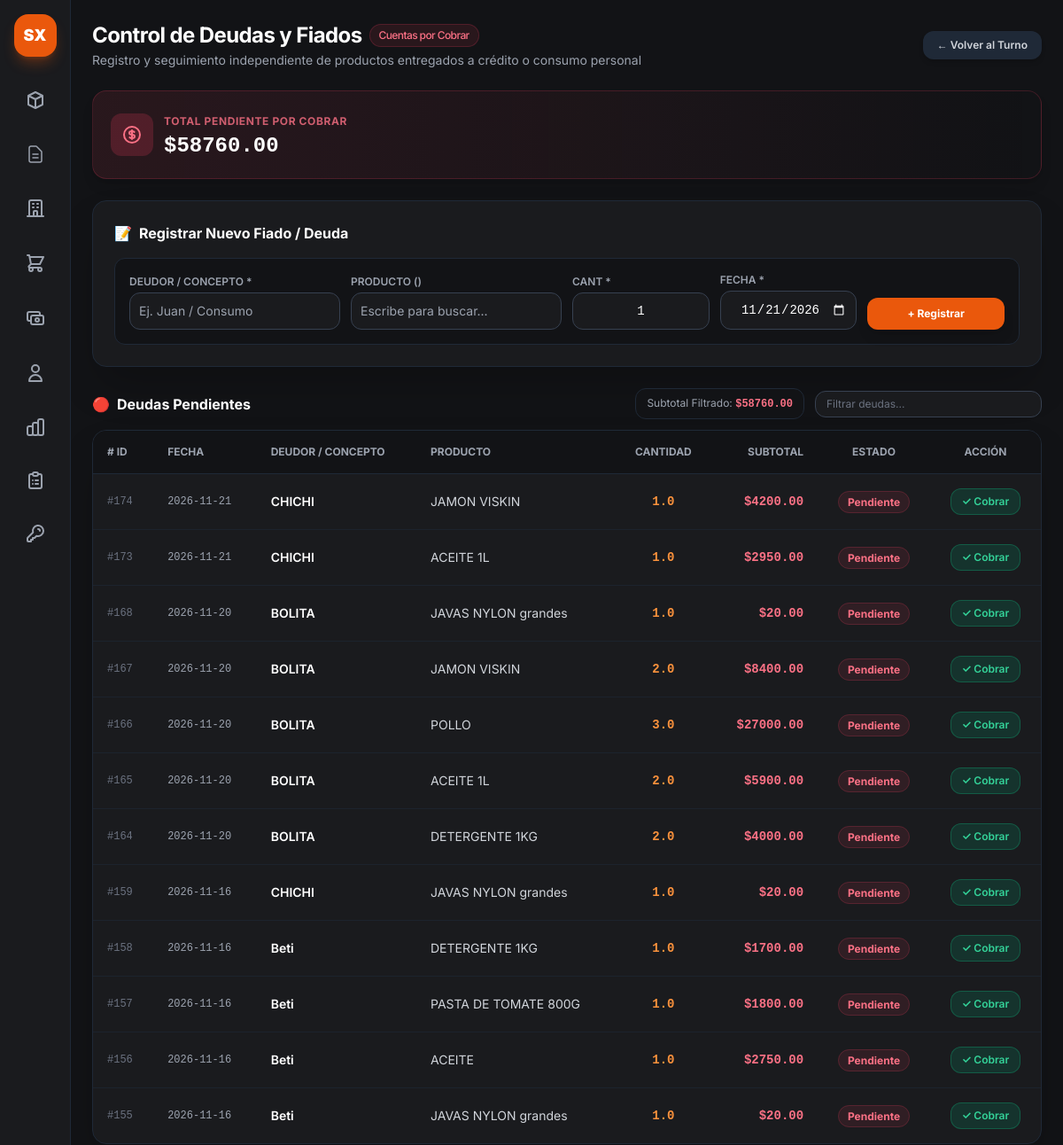
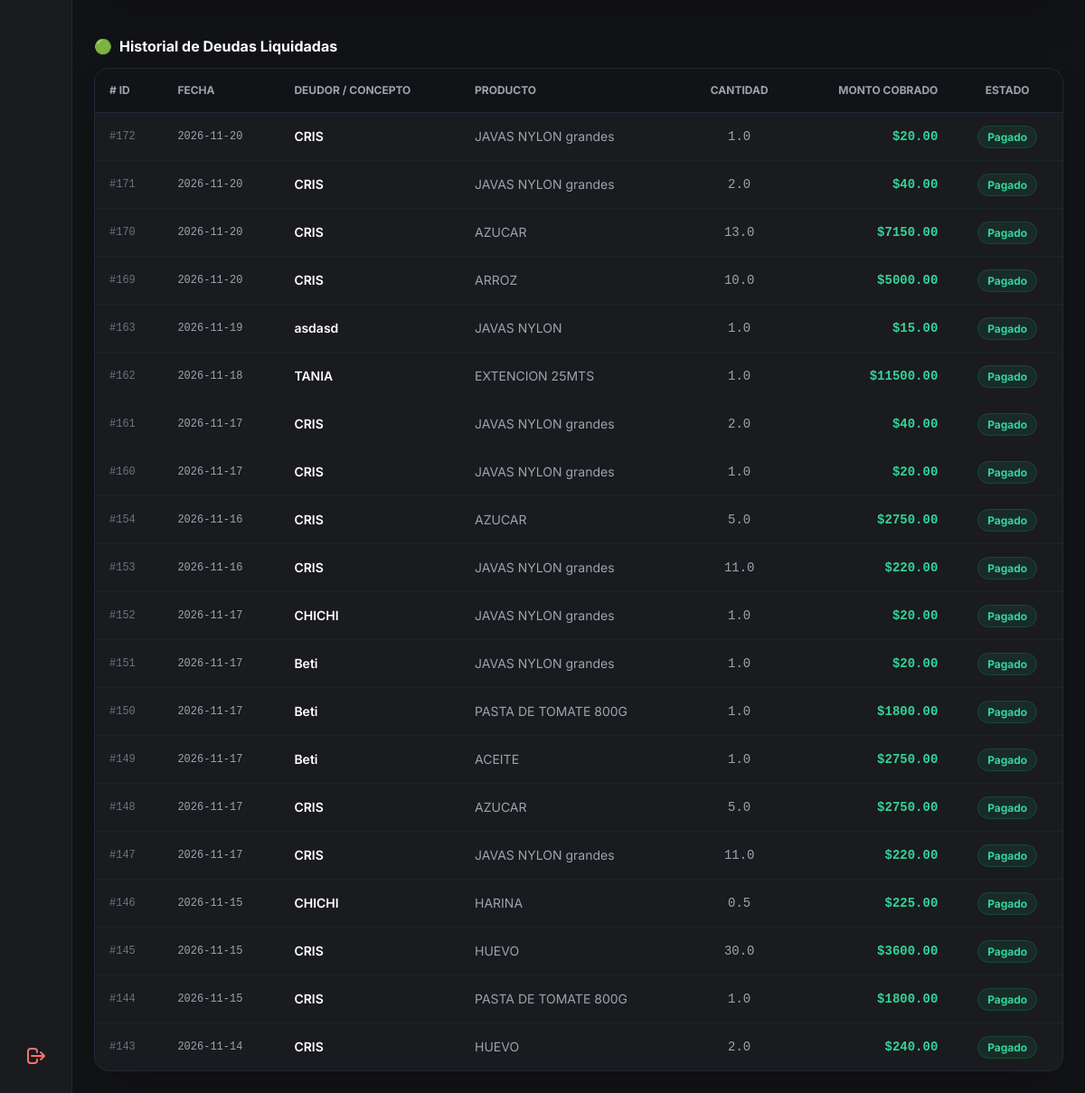
The app's page /deudas (signed in) with its own data (2 pictures, top to bottom).
### app.py (models this page shows)
class DeudaCierre(db.Model):
    __tablename__ = 'deudas_cierre'
    id = db.Column(db.Integer, primary_key=True)
    cierre_id = db.Column(db.Integer, db.ForeignKey('cierres_dia.id'), nullable=True)
    producto_id = db.Column(db.Integer, db.ForeignKey('productos.id'), nullable=True)
    producto_nombre = db.Column(db.String(100), nullable=True)
    concepto = db.Column(db.String(150), nullable=False)
    cantidad = db.Column(db.Float, default=1.0)
    subtotal = db.Column(db.Float, default=0.0)
    estado = db.Column(db.String(20), default='pendiente')
    fecha = db.Column(db.DateTime, default=datetime.now)
    producto = db.relationship('Producto', backref='deudas_cierre')

### app.py (the view)
@app.route('/deudas')
def vista_deudas():
    if 'user' not in session:
        return redirect(url_for('login'))
    productos = Producto.query.filter(or_(Producto.activo == True, Producto.activo.is_(None))).all()
    deudas_pendientes = DeudaCierre.query.filter_by(estado='pendiente').order_by(DeudaCierre.id.desc()).all()
    deudas_cobradas = DeudaCierre.query.filter_by(estado='pagado').order_by(DeudaCierre.id.desc()).limit(20).all()
    total_pendiente = sum(d.subtotal for d in deudas_pendientes if d.subtotal)
    return render_template(
        'deudas.html',
        productos=productos,
        deudas=deudas_pendientes,
        historial=deudas_cobradas,
        total_pendiente=total_pendiente
    )

### app.py (called while the page is built)
@app.context_processor
def inject_today():
    return {'hoy': date.today()}

### templates/deudas.html (shortened to what this page needs)
{% extends "base.html" %}
{% block content %}
<main class="p-6 space-y-6 flex-1 overflow-y-auto">
    <header class="flex flex-col sm:flex-row sm:items-center justify-between gap-4">
        <div>
            <h1 class="text-2xl font-bold text-white tracking-tight flex items-center gap-2">
                Control de Deudas y Fiados
                <span class="text-xs font-medium px-2.5 py-1 rounded-full bg-rose-500/10 text-rose-400 border border-rose-500/20">
                    Cuentas por Cobrar
                </span>
            </h1>
            <p class="text-sm text-gray-400 mt-0.5">
                Registro y seguimiento independiente de productos entregados a crédito o consumo personal
            </p>
        </div>
        <div class="flex items-center gap-3">
            <a href="{{ url_for('vista_cierre') }}" class="px-4 py-2 bg-gray-800 hover:bg-gray-700 text-gray-300 font-semibold rounded-xl text-xs transition flex items-center gap-1.5 shadow-md">
                <span>← Volver al Turno</span>
            </a>
        </div>
    </header>
    <div class="bg-gradient-to-r from-rose-500/10 via-rose-500/5 to-transparent border border-rose-500/20 rounded-2xl p-5 flex items-center justify-between shadow-lg">
        <div class="flex items-center gap-3">
            <div class="p-3 bg-rose-500/20 text-rose-400 rounded-xl">
            </div>
            <div>
                <span class="text-xs uppercase font-bold text-rose-400/80 tracking-wider">Total Pendiente por Cobrar</span>
                <p class="text-2xl font-black text-white font-mono mt-0.5">${{ "%.2f"|format(total_pendiente) }}</p>
            </div>
        </div>
    </div>
    <div class="bg-[#1a1b1e] border border-gray-800 rounded-2xl p-6 shadow-2xl space-y-4">
        <h2 class="text-base font-bold text-white flex items-center gap-2">
            <span>📝</span> Registrar Nuevo Fiado / Deuda
        </h2>
        <form action="{{ url_for('guardar_deuda') }}" method="POST" class="grid grid-cols-1 sm:grid-cols-12 gap-3 items-end bg-[#121316] p-4 rounded-xl border border-gray-800 text-sm">
            <div class="sm:col-span-3">
                <label class="block text-xs font-semibold text-gray-400 uppercase mb-1">Deudor / Concepto *</label>
                <input type="text" name="concepto" required placeholder="Ej. Juan / Consumo"
                    class="w-full bg-[#1a1b1e] border border-gray-700 rounded-xl p-2.5 text-white focus:border-orange-500 focus:outline-none">
            </div>
            <div class="sm:col-span-3">
                <label class="block text-xs font-semibold text-gray-400 uppercase mb-1">Producto ()</label>
                <input type="text" id="input-producto-busqueda" list="lista-productos-deudas" placeholder="Escribe para buscar..."
                    class="w-full bg-[#1a1b1e] border border-gray-700 rounded-xl p-2.5 text-white focus:border-orange-500 focus:outline-none">
            </div>
            <div class="sm:col-span-2">
                <label class="block text-xs font-semibold text-gray-400 uppercase mb-1">Cant *</label>
                <input type="number" name="cantidad" step="any" min="0.01" value="1" required
                    class="w-full bg-[#1a1b1e] border border-gray-700 rounded-xl p-2.5 text-white text-center font-mono focus:border-orange-500 focus:outline-none">
            </div>
            <div class="sm:col-span-2">
                <label class="block text-xs font-semibold text-gray-400 uppercase mb-1">Fecha *</label>
                <input type="date" id="fecha-deuda" name="fecha" required
                    class="w-full bg-[#1a1b1e] border border-gray-700 rounded-xl p-2.5 text-white text-center font-mono focus:border-orange-500 focus:outline-none [color-scheme:dark]">
            </div>
            <div class="sm:col-span-2">
                <button type="submit"
                    class="w-full py-2.5 bg-orange-600 hover:bg-orange-500 text-white font-bold rounded-xl text-xs transition shadow-lg active:scale-95">
                    + Registrar
                </button>
            </div>
        </form>
    </div>
    <div class="space-y-3">
        <div class="flex flex-col sm:flex-row sm:items-center justify-between gap-3">
            <h3 class="text-base font-bold text-white flex items-center gap-2">
                <span>🔴</span> Deudas Pendientes
            </h3>
            <div class="flex items-center gap-3">
                <div class="text-xs text-gray-400 bg-[#121316] border border-gray-800 px-3 py-2 rounded-xl">
                    Subtotal Filtrado: <span id="subtotal-filtrado" class="font-mono font-bold text-rose-400">$0.00</span>
                </div>
                <div class="relative">
                    <input type="text" id="buscador-deudas" placeholder="Filtrar deudas..."
                        class="bg-[#1a1b1e] border border-gray-700 rounded-xl px-3 py-1.5 text-xs text-white placeholder-gray-500 focus:border-orange-500 focus:outline-none w-48 sm:w-64">
                </div>
            </div>
        </div>
        <div class="bg-[#1a1b1e] border border-gray-800 rounded-2xl overflow-hidden shadow-2xl">
            <div class="overflow-x-auto">
                <table class="w-full text-left border-collapse text-sm">
                    <thead>
                        <tr class="bg-[#121316] border-b border-gray-800 text-xs font-semibold text-gray-400 uppercase">
                            <th class="p-4"># ID</th>
                            <th class="p-4">Fecha</th>
                            <th class="p-4">Deudor / Concepto</th>
                            <th class="p-4">Producto</th>
                            <th class="p-4 text-center">Cantidad</th>
                            <th class="p-4 text-right">Subtotal</th>
                            <th class="p-4 text-center">Estado</th>
                            <th class="p-4 text-center">Acción</th>
                        </tr>
                    </thead>
                    <tbody id="tabla-deudas-body" class="divide-y divide-gray-800/60 text-gray-300">
                        {% for d in deudas %}
                        <tr class="hover:bg-gray-800/30 fila-deuda" data-subtotal="{{ d.subtotal }}">
                            <td class="p-4 font-mono text-xs text-gray-500">#{{ d.id }}</td>
                            <td class="p-4 text-xs font-mono text-gray-400">
                                {{ d.fecha.strftime('%Y-%m-%d') if d.fecha else 'N/A' }}
                            </td>
                            <td class="p-4 font-semibold text-white">{{ d.concepto }}</td>
                            <td class="p-4 text-gray-300">
                                {% if d.producto_nombre %}
                                    {{ d.producto_nombre }}
                                {% else %}
                                    <span class="text-xs text-gray-500 italic">Sin producto asociado</span>
                                {% endif %}
                            </td>
                            <td class="p-4 text-center font-mono text-orange-400 font-bold">{{ d.cantidad }}</td>
                            <td class="p-4 text-right font-mono font-bold text-rose-400 valor-subtotal">
                                ${{ "%.2f"|format(d.subtotal) }}
                            </td>
                            <td class="p-4 text-center">
                                <span class="px-2.5 py-1 rounded-full text-xs font-bold bg-rose-500/10 text-rose-400 border border-rose-500/20">
                                    {{ d.estado|capitalize }}
                                </span>
                            </td>
                            <td class="p-4 text-center">
                                <form action="{{ url_for('cobrar_deuda', id=d.id) }}" method="POST">
                                    <button type="submit" onclick="return confirm('¿Marcar la deuda de \'{{ d.concepto }}\' como totalmente cobrada?');"
                                        class="px-3 py-1.5 bg-emerald-600/20 hover:bg-emerald-600 text-emerald-400 hover:text-white border border-emerald-500/30 rounded-xl text-xs font-semibold transition active:scale-95 inline-flex items-center gap-1">
                                        ✓ Cobrar
                                    </button>
                                </form>
                            </td>
                        </tr>
                        {% else %}
                        <tr id="fila-vacia-tabla">
                            <td colspan="8" class="p-8 text-center text-gray-500 italic">No hay deudas o fiados pendientes registrados.</td>
                        </tr>
                        {% endfor %}
                    </tbody>
                </table>
            </div>
        </div>
    </div>
    <div class="space-y-3 pt-4">
        <h3 class="text-base font-bold text-white flex items-center gap-2">
            <span>🟢</span> Historial de Deudas Liquidadas
        </h3>
        <div class="bg-[#1a1b1e] border border-gray-800 rounded-2xl overflow-hidden shadow-2xl">
            <div class="overflow-x-auto">
                <table class="w-full text-left border-collapse text-sm">
                    <thead>
                        <tr class="bg-[#121316] border-b border-gray-800 text-xs font-semibold text-gray-400 uppercase">
                            <th class="p-4"># ID</th>
                            <th class="p-4">Fecha</th>
                            <th class="p-4">Deudor / Concepto</th>
                            <th class="p-4">Producto</th>
                            <th class="p-4 text-center">Cantidad</th>
                            <th class="p-4 text-right">Monto Cobrado</th>
                            <th class="p-4 text-center">Estado</th>
                        </tr>
                    </thead>
                    <tbody class="divide-y divide-gray-800/60 text-gray-300">
                        {% for h in historial %}
                        <tr class="hover:bg-gray-800/30">
                            <td class="p-4 font-mono text-xs text-gray-500">#{{ h.id }}</td>
                            <td class="p-4 text-xs font-mono text-gray-400">
                                {{ h.fecha.strftime('%Y-%m-%d') if h.fecha else 'N/A' }}
                            </td>
                            <td class="p-4 font-semibold text-white">{{ h.concepto }}</td>
                            <td class="p-4 text-gray-400">{{ h.producto_nombre or 'Sin producto' }}</td>
                            <td class="p-4 text-center font-mono text-gray-400">{{ h.cantidad }}</td>
                            <td class="p-4 text-right font-mono font-bold text-emerald-400">
                                ${{ "%.2f"|format(h.subtotal) }}
                            </td>
                            <td class="p-4 text-center">
                                <span class="px-2.5 py-1 rounded-full text-xs font-bold bg-emerald-500/10 text-emerald-400 border border-emerald-500/20">
                                    {{ h.estado|capitalize }}
                                </span>
                            </td>
                        </tr>
                        {% else %}
                        <tr>
                            <td colspan="7" class="p-6 text-center text-gray-500 italic">No se registran cobros previos en el historial.</td>
                        </tr>
                        {% endfor %}
                    </tbody>
                </table>
            </div>
        </div>
    </div>
</main>
{% endblock %}

### static/css/style.css (style rules this page uses)
body { font-family: 'Inter', sans-serif; }
input[type=number] { -moz-appearance: textfield; }

### records on screen
DeudaCierre: id "174", fecha "2026-11-21", concepto "CHICHI", producto_nombre "JAMON VISKIN", cantidad "1.0", subtotal "4200.00", estado "Pendiente"
DeudaCierre: id "173", fecha "2026-11-21", concepto "CHICHI", producto_nombre "ACEITE 1L", cantidad "1.0", subtotal "2950.00", estado "Pendiente"
DeudaCierre: id "168", fecha "2026-11-20", concepto "BOLITA", producto_nombre "JAVAS NYLON grandes", cantidad "1.0", subtotal "20.00", estado "Pendiente"
DeudaCierre: id "167", fecha "2026-11-20", concepto "BOLITA", producto_nombre "JAMON VISKIN", cantidad "2.0", subtotal "8400.00", estado "Pendiente"
DeudaCierre: id "166", fecha "2026-11-20", concepto "BOLITA", producto_nombre "POLLO", cantidad "3.0", subtotal "27000.00", estado "Pendiente"
DeudaCierre: id "165", fecha "2026-11-20", concepto "BOLITA", producto_nombre "ACEITE 1L", cantidad "2.0", subtotal "5900.00", estado "Pendiente"
DeudaCierre: id "164", fecha "2026-11-20", concepto "BOLITA", producto_nombre "DETERGENTE 1KG", cantidad "2.0", subtotal "4000.00", estado "Pendiente"
DeudaCierre: id "159", fecha "2026-11-16", concepto "CHICHI", producto_nombre "JAVAS NYLON grandes", cantidad "1.0", subtotal "20.00", estado "Pendiente"
DeudaCierre: id "158", fecha "2026-11-16", concepto "Beti", producto_nombre "DETERGENTE 1KG", cantidad "1.0", subtotal "1700.00", estado "Pendiente"
DeudaCierre: id "157", fecha "2026-11-16", concepto "Beti", producto_nombre "PASTA DE TOMATE 800G", cantidad "1.0", subtotal "1800.00", estado "Pendiente"
DeudaCierre: id "156", fecha "2026-11-16", concepto "Beti", producto_nombre "ACEITE", cantidad "1.0", subtotal "2750.00", estado "Pendiente"
DeudaCierre: id "155", fecha "2026-11-16", concepto "Beti", producto_nombre "JAVAS NYLON grandes", cantidad "1.0", subtotal "20.00", estado "Pendiente"
DeudaCierre: id "172", fecha "2026-11-20", concepto "CRIS", producto_nombre "JAVAS NYLON grandes", cantidad "1.0", subtotal "20.00", estado "Pagado"
DeudaCierre: id "171", fecha "2026-11-20", concepto "CRIS", producto_nombre "JAVAS NYLON grandes", cantidad "2.0", subtotal "40.00", estado "Pagado"
DeudaCierre: id "170", fecha "2026-11-20", concepto "CRIS", producto_nombre "AZUCAR", cantidad "13.0", subtotal "7150.00", estado "Pagado"
DeudaCierre: id "169", fecha "2026-11-20", concepto "CRIS", producto_nombre "ARROZ", cantidad "10.0", subtotal "5000.00", estado "Pagado"
DeudaCierre: id "163", fecha "2026-11-19", concepto "asdasd", producto_nombre "JAVAS NYLON", cantidad "1.0", subtotal "15.00", estado "Pagado"
DeudaCierre: id "162", fecha "2026-11-18", concepto "TANIA", producto_nombre "EXTENCION 25MTS", cantidad "1.0", subtotal "11500.00", estado "Pagado"
DeudaCierre: id "161", fecha "2026-11-17", concepto "CRIS", producto_nombre "JAVAS NYLON grandes", cantidad "2.0", subtotal "40.00", estado "Pagado"
DeudaCierre: id "160", fecha "2026-11-17", concepto "CRIS", producto_nombre "JAVAS NYLON grandes", cantidad "1.0", subtotal "20.00", estado "Pagado"
DeudaCierre: id "154", fecha "2026-11-16", concepto "CRIS", producto_nombre "AZUCAR", cantidad "5.0", subtotal "2750.00", estado "Pagado"
DeudaCierre: id "153", fecha "2026-11-16", concepto "CRIS", producto_nombre "JAVAS NYLON grandes", cantidad "11.0", subtotal "220.00", estado "Pagado"
DeudaCierre: id "152", fecha "2026-11-17", concepto "CHICHI", producto_nombre "JAVAS NYLON grandes", cantidad "1.0", subtotal "20.00", estado "Pagado"
DeudaCierre: id "151", fecha "2026-11-17", concepto "Beti", producto_nombre "JAVAS NYLON grandes", cantidad "1.0", subtotal "20.00", estado "Pagado"
DeudaCierre: id "150", fecha "2026-11-17", concepto "Beti", producto_nombre "PASTA DE TOMATE 800G", cantidad "1.0", subtotal "1800.00", estado "Pagado"
DeudaCierre: id "149", fecha "2026-11-17", concepto "Beti", producto_nombre "ACEITE", cantidad "1.0", subtotal "2750.00", estado "Pagado"
DeudaCierre: id "148", fecha "2026-11-17", concepto "CRIS", producto_nombre "AZUCAR", cantidad "5.0", subtotal "2750.00", estado "Pagado"
DeudaCierre: id "147", fecha "2026-11-17", concepto "CRIS", producto_nombre "JAVAS NYLON grandes", cantidad "11.0", subtotal "220.00", estado "Pagado"
DeudaCierre: id "146", fecha "2026-11-15", concepto "CHICHI", producto_nombre "HARINA", cantidad "0.5", subtotal "225.00", estado "Pagado"
DeudaCierre: id "145", fecha "2026-11-15", concepto "CRIS", producto_nombre "HUEVO", cantidad "30.0", subtotal "3600.00", estado "Pagado"
DeudaCierre: id "144", fecha "2026-11-15", concepto "CRIS", producto_nombre "PASTA DE TOMATE 800G", cantidad "1.0", subtotal "1800.00", estado "Pagado"
DeudaCierre: id "143", fecha "2026-11-14", concepto "CRIS", producto_nombre "HUEVO", cantidad "2.0", subtotal "240.00", estado "Pagado"

### other values on screen
{{ "%.2f"|format(total_pendiente) }} "58760.00"
